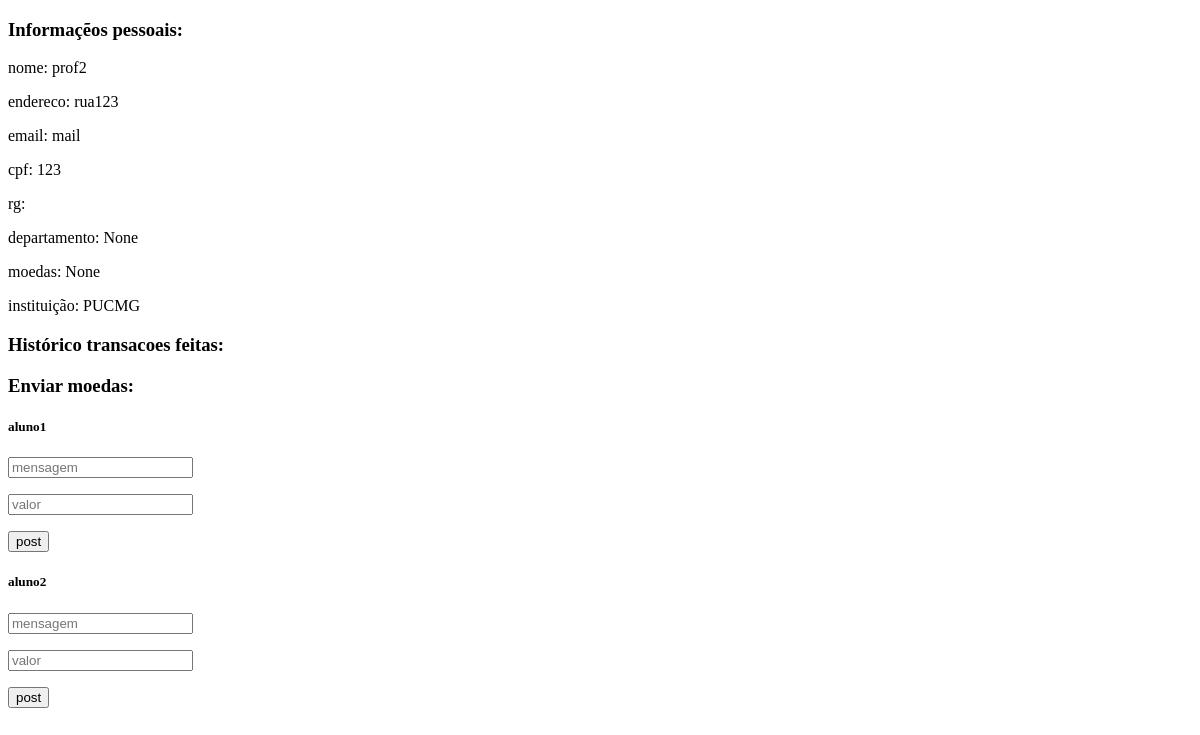
The app's page /professor/2, older data.
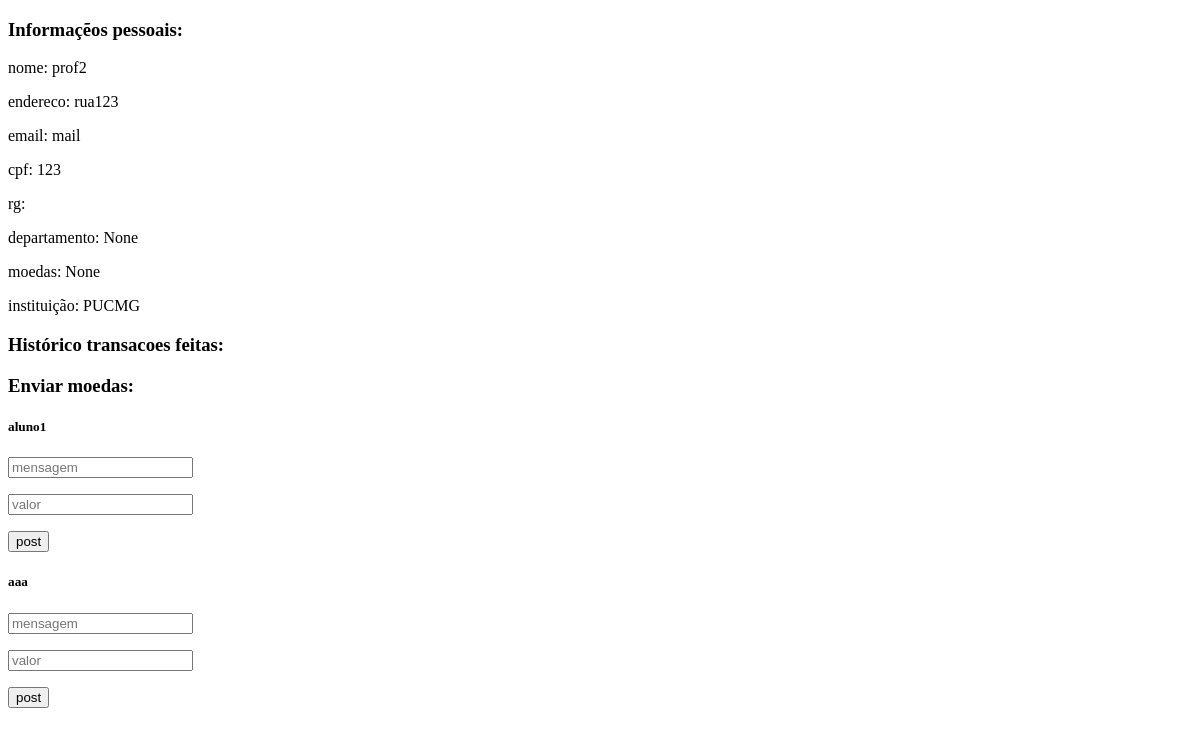
The same page, newer data.
### test.py (models this page shows)
class Aluno(db.Model):
    id = db.Column("id_usuario", db.Integer, primary_key=True)
    nome = db.Column(db.String(100))
    endereco = db.Column(db.String(150))
    email = db.Column(db.String(50))
    senha = db.Column(db.String(40))
    cpf = db.Column(db.Integer)
    rg = db.Column(db.Integer)
    curso = db.Column(db.String(40))
    moedas = db.Column(db.Integer)
    id_instituicao = db.Column(db.Integer, db.ForeignKey('instituicao.id_instituicao'))
    transacoesAluno = db.relationship("TransacaoAluno", backref="aluno")
    transacoesProf = db.relationship("TransacaoProfessor", backref="aluno")

### test.py (the view)
@app.route("/professor/<int:u>", methods=["POST", "GET"])
def professor(u):
    prof = db.session.get(Professor, u)
    inst = db.session.get(Instituicao, prof.id_instituicao)
    tp = TransacaoProfessor.query.filter_by(origem=u).all()
    aluno = Aluno.query.all()
    return render_template("/professor.html", aluno=aluno, inst=inst, tp=tp, prof=prof)

### templates/professor.html (shortened to what this page needs)
<!DOCTYPE html>
<html lang="en">
<head>
</head>
<body>
    <h3>Informaçẽos pessoais: </h3>
    <p>nome: {{ prof.nome }}</p>
    <p>endereco: {{ prof.endereco }}</p>
    <p>email: {{ prof.email }}</p>
    <p>cpf: {{ prof.cpf}} </p>
    <p>rg: {{ prof.rg }}</p>
    <p>departamento: {{ prof.departamento }}</p>
    <p>moedas: {{ prof.moedas }}</p>
    <p>instituição: {{ inst.nome }}</p>
    <h3>Histórico transacoes feitas: </h3>
    <h3>Enviar moedas: </h3>
        {% for al in aluno %}
            <form action="/professor/{{ prof.id }}/{{ al.id }}" method="POST">
                <h5>{{ al.nome }}</h5>
                <p><input type="text" name="mensagem" placeholder="mensagem" /></p>
                <p><input type="number" name="valor" placeholder="valor" /></p>
                <p><input type="submit" value="post"/></p>
            </form>
        {% endfor %}
</body>
</html>

Row changes from the older to the newer data that the page shows:
removed Aluno: nome "aluno2"
added Aluno: nome "aaa"
